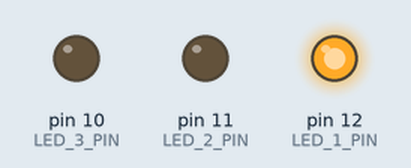
Recording of a sketch running on a simulated Arduino Uno, built with avr-gcc and run on an emulated ATmega328P. Parts: output pins drawn as LEDs (lit = HIGH).

Above: at 0.2 s.
At 1.7 s:
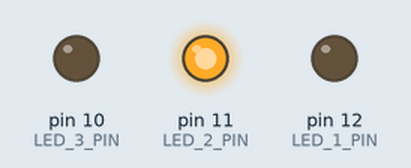
At 3.0 s:
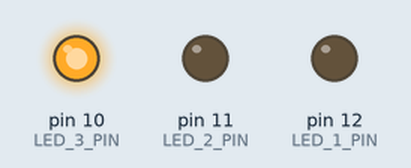
Timing chart, 0 to 4.6 s (numbered marks = the images above):
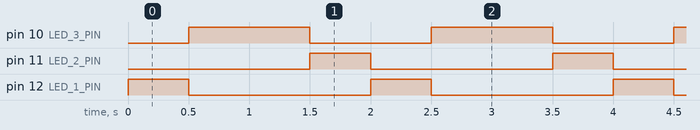

The sketch:

traffic_light.ino
```cpp
#define LED_1_PIN 12 //red
#define LED_2_PIN 11 //yellow
#define LED_3_PIN 10//green


void setup() {
  pinMode(LED_1_PIN, OUTPUT);
  pinMode(LED_2_PIN, OUTPUT);
  pinMode(LED_3_PIN, OUTPUT);

  digitalWrite(LED_1_PIN, LOW);
  digitalWrite(LED_2_PIN, LOW);
  digitalWrite(LED_3_PIN, LOW);
}

void loop() {
  digitalWrite(LED_1_PIN, HIGH); //red
  digitalWrite(LED_2_PIN, LOW);
  digitalWrite(LED_3_PIN, LOW);
  delay(500);
  digitalWrite(LED_1_PIN, LOW);
  digitalWrite(LED_2_PIN, LOW);
  digitalWrite(LED_3_PIN, HIGH); //green
  delay(1000);
  digitalWrite(LED_1_PIN, LOW);
  digitalWrite(LED_2_PIN, HIGH); //yellow
  digitalWrite(LED_3_PIN, LOW);
  delay(500);
}
```

Measured:
- by itself, pin 10 (LED_3_PIN): alternates HIGH for 1.0 s and LOW for 1.0 s
- by itself, pin 11 (LED_2_PIN), pin 12 (LED_1_PIN): alternates HIGH for 0.50 s and LOW for 1.5 s
- by itself, everything shown: repeats every 2.0 s, in 3 steps
